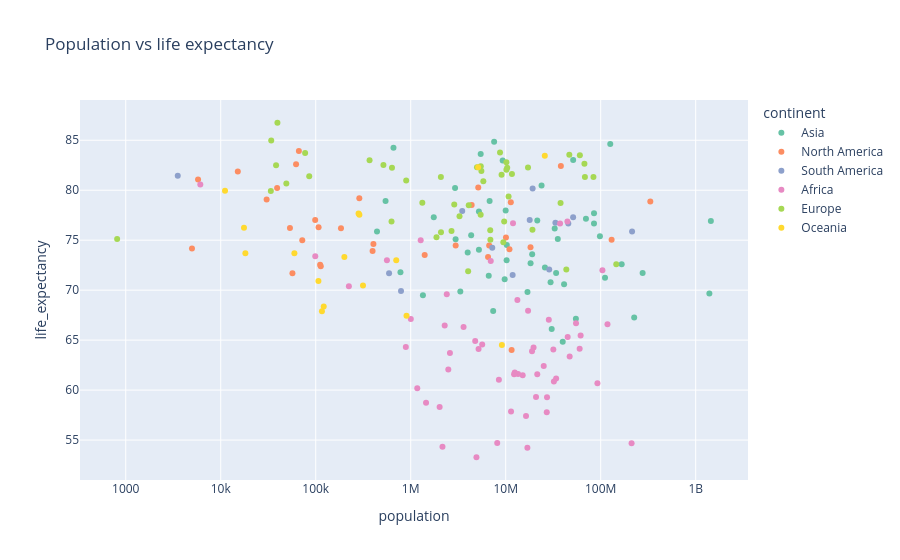

Notebook code for this chart:
### Markdown cell above
Project #1 - population vs. life expectancy

### Code cell
fig = px.scatter(
    data_frame=df_countries,
    x="population",
    y="life_expectancy",
    title="Population vs life expectancy",
    log_x=True,
    color="continent",
    hover_name="country",
    color_discrete_sequence=px.colors.qualitative.Set2
)

fig.show()

### Figure 1 — Plotly figure (JSON) as saved in the notebook; plotly's stock layout.template omitted (floating-point values rounded to 4 significant figures)
{"data": [{"hovertemplate": "<b>%{hovertext}</b><br><br>continent=Asia<br>population=%{x}<br>life_expectancy=%{y}<extra></extra>", "hovertext": ["China", "India", "Indonesia", "Pakistan", "Bangladesh", "Japan", "Philippines", "Vietnam", "Turkey", "Iran", "Thailand", "Myanmar", "South Korea", "Iraq", "Afghanistan", "Saudi Arabia", "Uzbekistan", "Malaysia", "Yemen", "Nepal", "North Korea", "Taiwan", "Sri Lanka", "Kazakhstan", "Syria", "Cambodia", "Jordan", "Azerbaijan", "United Arab Emirates", "Tajikistan", "Israel", "Hong Kong", "Laos", "Lebanon", "Kyrgyzstan", "Singapore", "Oman", "Palestine", "Kuwait", "Georgia", "Mongolia", "Armenia", "Qatar", "Bahrain", "Timor", "Bhutan", "Macao", "Maldives", "Brunei"], "legendgroup": "Asia", "marker": {"color": "rgb(102,194,165)", "symbol": "circle"}, "mode": "markers", "name": "Asia", "orientation": "v", "showlegend": true, "type": "scatter", "x": [1444000000.0, 1393000000.0, 276400000.0, 225200000.0, 166300000.0, 126100000.0, 111000000.0, 98170000.0, 85040000.0, 85030000.0, 69950000.0, 54810000.0, 51310000.0, 41180000.0, 39840000.0, 35340000.0, 33940000.0, 32780000.0, 30490000.0, 29670000.0, 25890000.0, 23860000.0, 21500000.0, 18990000.0, 18280000.0, 16950000.0, 10270000.0, 10220000.0, 9991000.0, 9750000.0, 9291000.0, 7553000.0, 7379000.0, 6769000.0, 6628000.0, 5454000.0, 5223000.0, 5223000.0, 4329000.0, 3980000.0, 3329000.0, 2968000.0, 2931000.0, 1748000.0, 1344000.0, 779900.0, 658400.0, 543600.0, 441500.0], "xaxis": "x", "y": [76.91, 69.66, 71.72, 67.27, 72.59, 84.63, 71.23, 75.4, 77.69, 76.68, 77.15, 67.13, 83.03, 70.6, 64.83, 75.13, 71.72, 76.16, 66.12, 70.78, 72.27, 80.46, 76.98, 73.6, 72.7, 69.82, 74.53, 73.0, 77.97, 71.1, 82.97, 84.86, 67.92, 78.93, 71.45, 83.62, 77.86, 74.05, 75.49, 73.77, 69.87, 75.09, 80.23, 77.29, 69.5, 71.78, 84.24, 78.92, 75.86], "yaxis": "y"}, {"hovertemplate": "<b>%{hovertext}</b><br><br>continent=North America<br>population=%{x}<br>life_expectancy=%{y}<extra></extra>", "hovertext": ["United States", "Mexico", "Canada", "Guatemala", "Haiti", "Cuba", "Dominican Republic", "Honduras", "Nicaragua", "El Salvador", "Costa Rica", "Panama", "Jamaica", "Trinidad and Tobago", "Belize", "Bahamas", "Barbados", "Saint Lucia", "Grenada", "Saint Vincent and the Grenadines", "Aruba", "Antigua and Barbuda", "Dominica", "Cayman Islands", "Bermuda", "Greenland", "Saint Kitts and Nevis", "Turks and Caicos Islands", "British Virgin Islands", "Anguilla", "Saint Pierre and Miquelon", "Montserrat"], "legendgroup": "North America", "marker": {"color": "rgb(252,141,98)", "symbol": "circle"}, "mode": "markers", "name": "North America", "orientation": "v", "showlegend": true, "type": "scatter", "x": [332900000.0, 130300000.0, 38070000.0, 18250000.0, 11540000.0, 11320000.0, 10950000.0, 10060000.0, 6702000.0, 6518000.0, 5139000.0, 4382000.0, 2973000.0, 1403000.0, 404900.0, 396900.0, 287700.0, 184400.0, 113000.0, 111300.0, 107200.0, 98730.0, 72170.0, 66500.0, 62090.0, 56870.0, 53550.0, 39230.0, 30420.0, 15120.0, 5771.0, 4981.0], "xaxis": "x", "y": [78.86, 75.05, 82.43, 74.3, 64.0, 78.8, 74.08, 75.27, 74.48, 73.32, 80.28, 78.51, 74.47, 73.51, 74.62, 73.92, 79.19, 76.2, 72.4, 72.53, 76.29, 77.02, 75.0, 83.92, 82.59, 71.7, 76.23, 80.22, 79.07, 81.88, 81.07, 74.16], "yaxis": "y"}, {"hovertemplate": "<b>%{hovertext}</b><br><br>continent=South America<br>population=%{x}<br>life_expectancy=%{y}<extra></extra>", "hovertext": ["Brazil", "Colombia", "Argentina", "Peru", "Venezuela", "Chile", "Ecuador", "Bolivia", "Paraguay", "Uruguay", "Guyana", "Suriname", "Falkland Islands"], "legendgroup": "South America", "marker": {"color": "rgb(141,160,203)", "symbol": "circle"}, "mode": "markers", "name": "South America", "orientation": "v", "showlegend": true, "type": "scatter", "x": [214000000.0, 51270000.0, 45610000.0, 33360000.0, 28700000.0, 19210000.0, 17890000.0, 11830000.0, 7220000.0, 3485000.0, 790300.0, 591800.0, 3528.0], "xaxis": "x", "y": [75.88, 77.29, 76.67, 76.74, 72.06, 80.18, 77.01, 71.51, 74.25, 77.91, 69.91, 71.68, 81.44], "yaxis": "y"}, {"hovertemplate": "<b>%{hovertext}</b><br><br>continent=Africa<br>population=%{x}<br>life_expectancy=%{y}<extra></extra>", "hovertext": ["Nigeria", "Ethiopia", "Egypt", "Democratic Republic of Congo", "Tanzania", "South Africa", "Kenya", "Uganda", "Sudan", "Algeria", "Morocco", "Angola", "Mozambique", "Ghana", "Madagascar", "Cameroon", "Cote d'Ivoire", "Niger", "Burkina Faso", "Mali", "Malawi", "Zambia", "Senegal", "Chad", "Somalia", "Zimbabwe", "Guinea", "Rwanda", "Benin", "Burundi", "Tunisia", "South Sudan", "Togo", "Sierra Leone", "Libya", "Congo", "Liberia", "Central African Republic", "Mauritania", "Eritrea", "Namibia", "Gambia", "Botswana", "Gabon", "Lesotho", "Guinea-Bissau", "Equatorial Guinea", "Mauritius", "Eswatini", "Djibouti", "Comoros", "Cape Verde", "Sao Tome and Principe", "Seychelles", "Saint Helena"], "legendgroup": "Africa", "marker": {"color": "rgb(231,138,195)", "symbol": "circle"}, "mode": "markers", "name": "Africa", "orientation": "v", "showlegend": true, "type": "scatter", "x": [211400000.0, 117900000.0, 104300000.0, 92380000.0, 61500000.0, 60040000.0, 54990000.0, 47120000.0, 44910000.0, 44620000.0, 37340000.0, 33930000.0, 32160000.0, 31730000.0, 28430000.0, 27220000.0, 27050000.0, 25130000.0, 21500000.0, 20860000.0, 19650000.0, 18920000.0, 17200000.0, 16910000.0, 16360000.0, 15090000.0, 13500000.0, 13280000.0, 12450000.0, 12260000.0, 11940000.0, 11380000.0, 8478000.0, 8141000.0, 6959000.0, 5657000.0, 5180000.0, 4920000.0, 4775000.0, 3601000.0, 2587000.0, 2487000.0, 2397000.0, 2279000.0, 2159000.0, 2015000.0, 1450000.0, 1273000.0, 1172000.0, 1002000.0, 888500.0, 561900.0, 223400.0, 98910.0, 6095.0], "xaxis": "x", "y": [54.69, 66.6, 71.99, 60.68, 65.46, 64.13, 66.7, 63.37, 65.31, 76.88, 76.68, 61.15, 60.85, 64.07, 67.04, 59.29, 57.78, 62.42, 61.58, 59.31, 64.26, 63.89, 67.94, 54.24, 57.4, 61.49, 61.6, 69.02, 61.77, 61.58, 76.7, 57.85, 61.04, 54.7, 72.91, 64.57, 64.1, 53.28, 64.92, 66.32, 63.71, 62.05, 69.59, 66.47, 54.33, 58.32, 58.74, 74.99, 60.19, 67.11, 64.32, 72.98, 70.39, 73.4, 80.56], "yaxis": "y"}, {"hovertemplate": "<b>%{hovertext}</b><br><br>continent=Europe<br>population=%{x}<br>life_expectancy=%{y}<extra></extra>", "hovertext": ["Russia", "Germany", "United Kingdom", "France", "Italy", "Spain", "Ukraine", "Poland", "Romania", "Netherlands", "Belgium", "Czechia", "Greece", "Portugal", "Sweden", "Hungary", "Belarus", "Austria", "Switzerland", "Bulgaria", "Serbia", "Denmark", "Finland", "Norway", "Slovakia", "Ireland", "Croatia", "Moldova", "Bosnia and Herzegovina", "Albania", "Lithuania", "North Macedonia", "Slovenia", "Latvia", "Estonia", "Cyprus", "Luxembourg", "Montenegro", "Malta", "Iceland", "Isle of Man", "Andorra", "Faeroe Islands", "Monaco", "Liechtenstein", "San Marino", "Gibraltar", "Vatican"], "legendgroup": "Europe", "marker": {"color": "rgb(166,216,84)", "symbol": "circle"}, "mode": "markers", "name": "Europe", "orientation": "v", "showlegend": true, "type": "scatter", "x": [145900000.0, 83900000.0, 68210000.0, 67420000.0, 60370000.0, 46750000.0, 43470000.0, 37800000.0, 19130000.0, 17170000.0, 11630000.0, 10720000.0, 10370000.0, 10170000.0, 10160000.0, 9634000.0, 9443000.0, 9043000.0, 8715000.0, 6897000.0, 6872000.0, 5813000.0, 5548000.0, 5466000.0, 5449000.0, 4983000.0, 4082000.0, 4024000.0, 3263000.0, 2873000.0, 2690000.0, 2083000.0, 2079000.0, 1867000.0, 1325000.0, 896000.0, 634800.0, 628100.0, 516100.0, 368800.0, 85410.0, 77350.0, 49050.0, 39520.0, 38250.0, 34010.0, 33690.0, 812.0], "xaxis": "x", "y": [72.58, 81.33, 81.32, 82.66, 83.51, 83.56, 72.06, 78.73, 76.05, 82.28, 81.63, 79.38, 82.24, 82.05, 82.8, 76.88, 74.79, 81.54, 83.78, 75.05, 76.0, 80.9, 81.91, 82.4, 77.54, 82.3, 78.49, 71.9, 77.4, 78.57, 75.93, 75.8, 81.32, 75.29, 78.74, 80.98, 82.25, 76.88, 82.53, 82.99, 81.4, 83.73, 80.67, 86.75, 82.49, 84.97, 79.93, 75.12], "yaxis": "y"}, {"hovertemplate": "<b>%{hovertext}</b><br><br>continent=Oceania<br>population=%{x}<br>life_expectancy=%{y}<extra></extra>", "hovertext": ["Australia", "Papua New Guinea", "New Zealand", "Fiji", "Solomon Islands", "Vanuatu", "New Caledonia", "French Polynesia", "Samoa", "Kiribati", "Micronesia (country)", "Tonga", "Marshall Islands", "Palau", "Cook Islands", "Wallis and Futuna"], "legendgroup": "Oceania", "marker": {"color": "rgb(255,217,47)", "symbol": "circle"}, "mode": "markers", "name": "Oceania", "orientation": "v", "showlegend": true, "type": "scatter", "x": [25790000.0, 9119000.0, 5126000.0, 902900.0, 704000.0, 314500.0, 288200.0, 282500.0, 200100.0, 121400.0, 116300.0, 106800.0, 59620.0, 18170.0, 17570.0, 11090.0], "xaxis": "x", "y": [83.44, 64.5, 82.29, 67.44, 73.0, 70.47, 77.55, 77.66, 73.32, 68.37, 67.88, 70.91, 73.7, 73.7, 76.25, 79.94], "yaxis": "y"}], "layout": {"legend": {"title": {"text": "continent"}, "tracegroupgap": 0}, "title": {"text": "Population vs life expectancy"}, "xaxis": {"anchor": "y", "domain": [0, 1], "title": {"text": "population"}, "type": "log"}, "yaxis": {"anchor": "x", "domain": [0, 1], "title": {"text": "life_expectancy"}}}}
